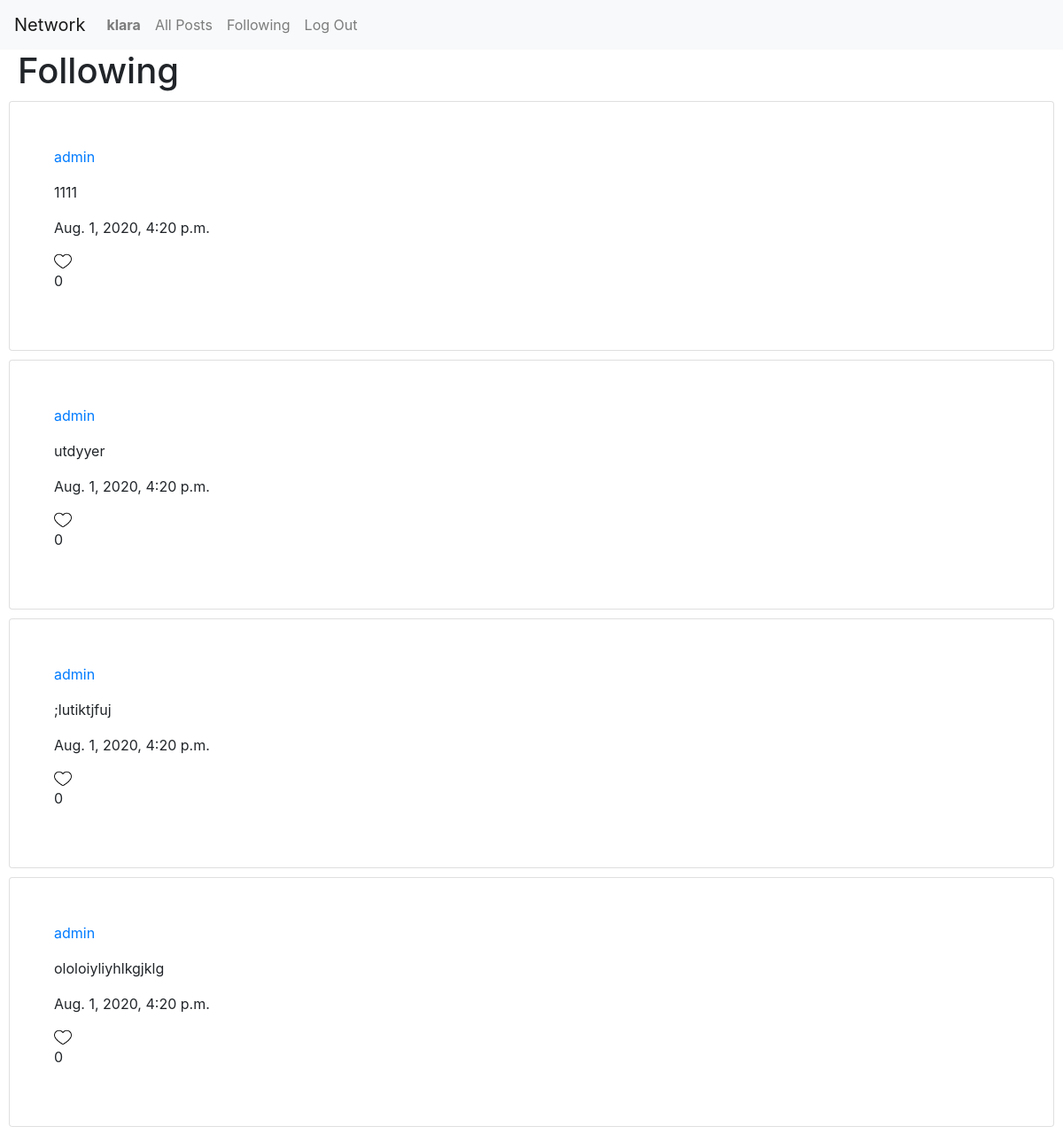
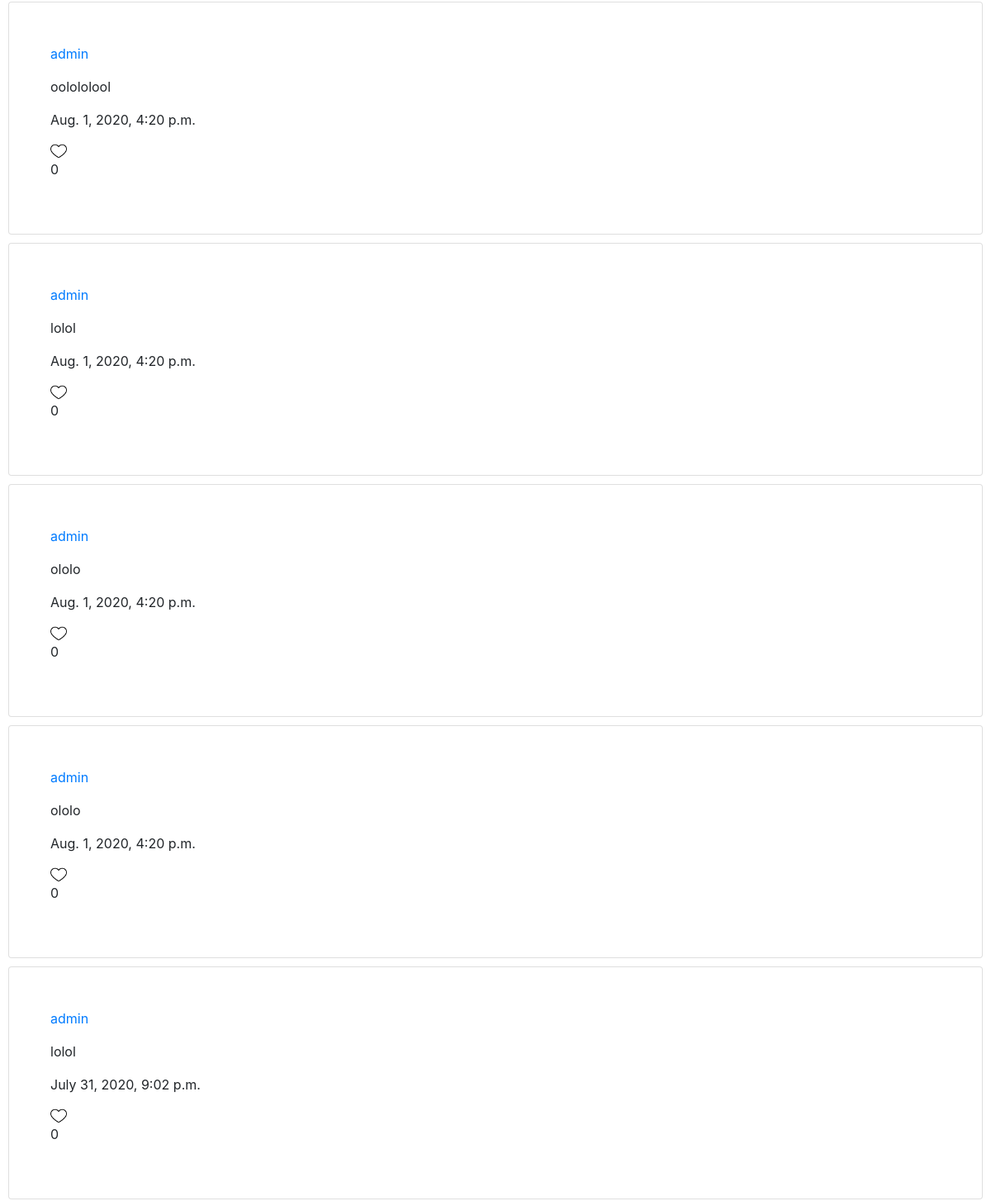
Page /following (signed in, upper part) on the earlier database version (2 pictures, top to bottom).
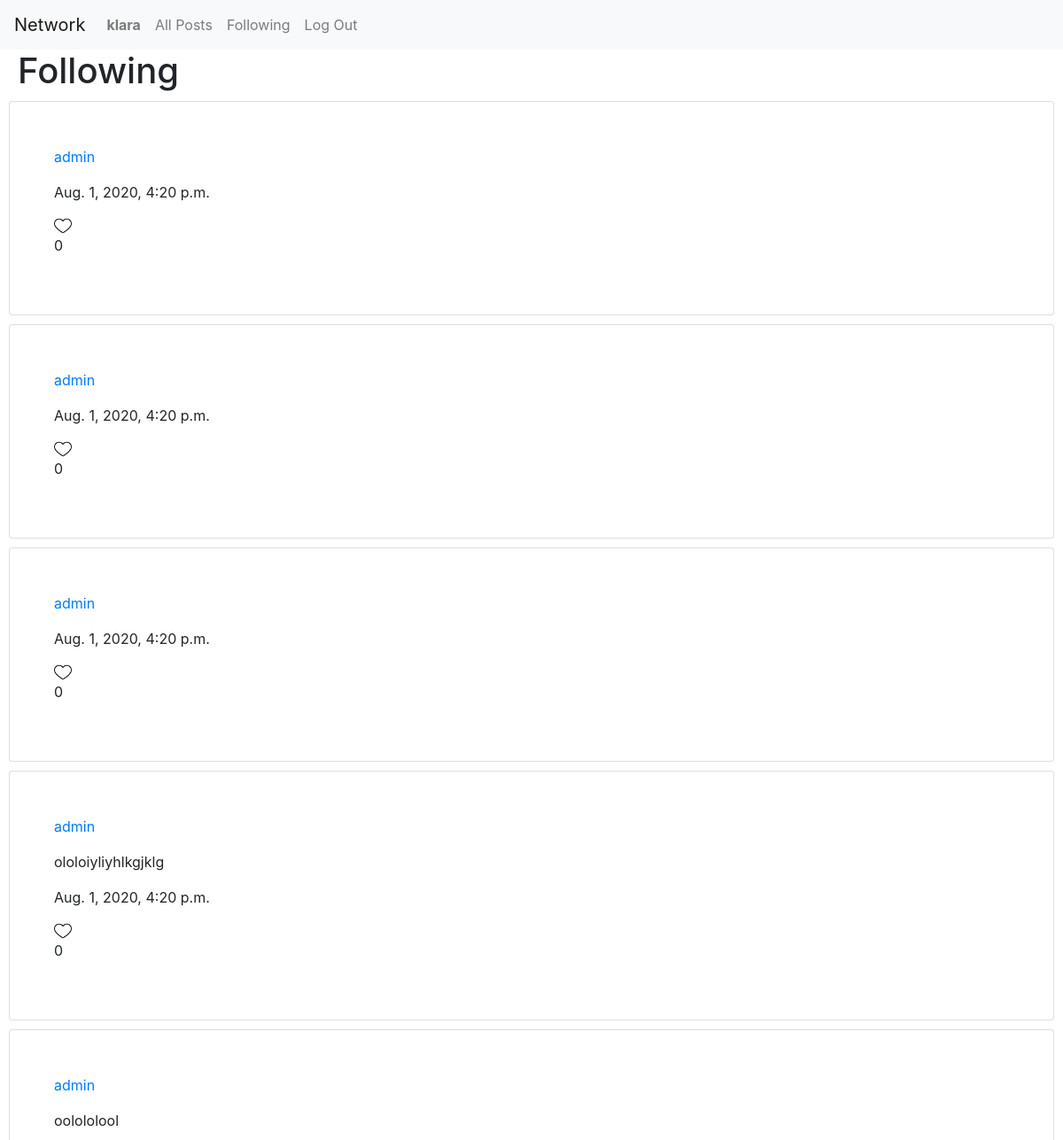
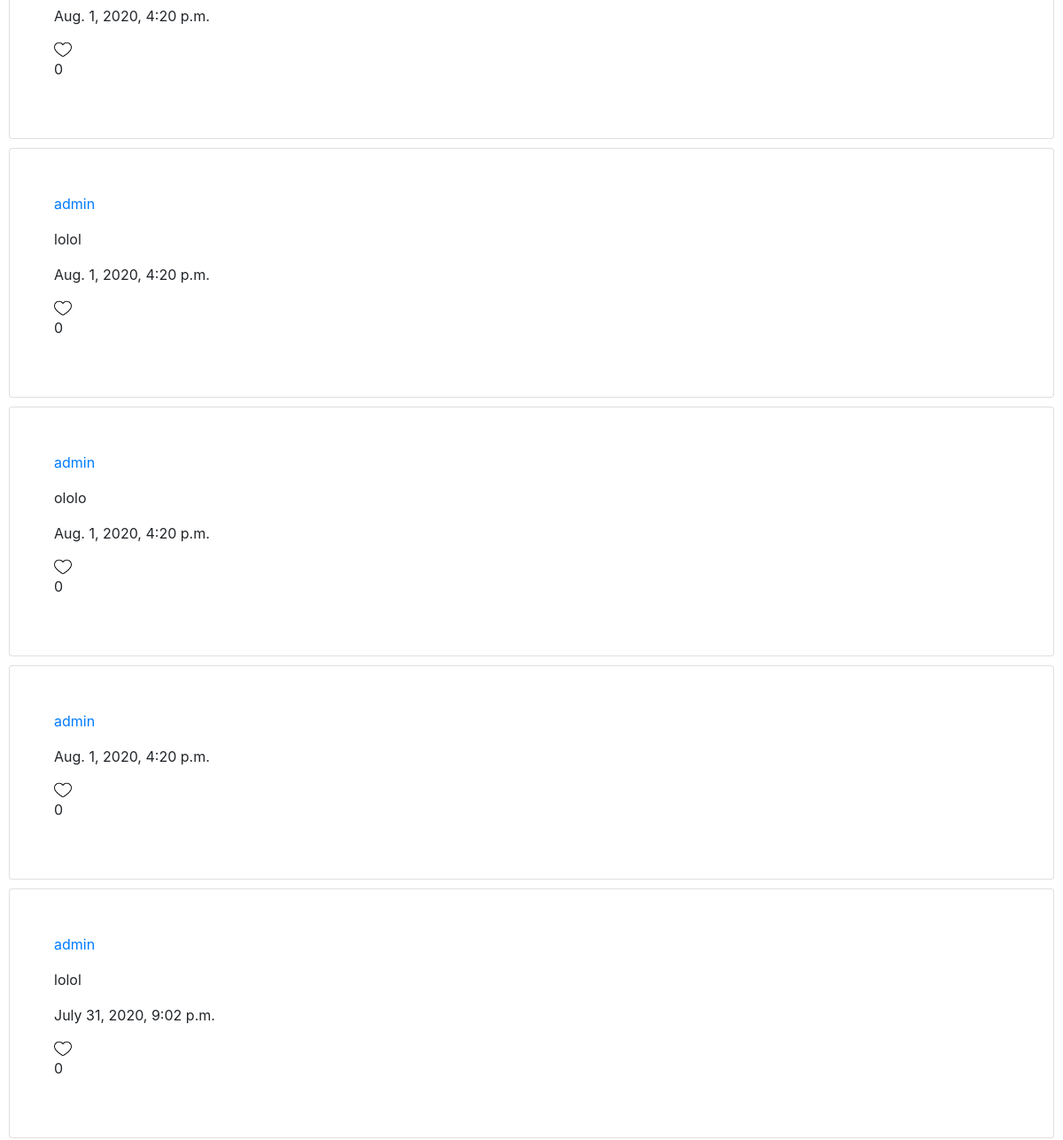
Same page on the later database version (2 pictures, top to bottom).
### network/models.py (models this page shows)
class Post(models.Model):
    user = models.ForeignKey("User", on_delete=models.CASCADE, related_name="poster")
    body = models.TextField(blank=False)
    timestamp = models.DateTimeField(auto_now_add=True)
    likes = models.ManyToManyField("User", blank=True)

class User(AbstractUser):
    pass

### network/views.py (the view)
# urls.py: path("following", views.following, name="following"),
@login_required(login_url='login')
def following(request):
    following_users = Follow.objects.filter(follower = request.user)
    posts = []
    for user in following_users:
        user_posts = Post.objects.filter(user = user.user)
        for post in user_posts:
            posts.append(post)
    posts.sort(key = lambda x: x.timestamp)
    posts = posts[::-1]
    paginated_posts = Paginator(posts, 10)
    page_number = request.GET.get('page')
    page_posts = paginated_posts.get_page(page_number)
    return render(request, "network/following.html", {
            "posts": page_posts
        })

### network/templates/network/following.html (shortened to what this page needs)
{% extends "network/layout.html" %}
{% load static %}
{% block body %}
    <h1 class="h1-headings">Following</h1>
    <div class="posts-view">
        {% for post in posts %}
            <div class="post card" id="post-{{ post.id }}">
                <div class="card-body my-card">
                    <a href="{% url 'user' post.user.id %}"><p>{{ post.user }}</p></a>
                    <p>{{ post.body }}</p>
                    <p>{{ post.timestamp }}</p>
                    {% if request.user in post.likes.all %}
                        <img src="{% static 'network/filled.png' %}" alt="Like button" class="like-button" data-post_id="{{ post.id }}" data-action="unlike" id="liked-{{ post.id }}" style="display: block">
                        <img src="{% static 'network/empty.png' %}" alt="Like button" class="like-button" data-post_id="{{ post.id }}" data-action="like" id="unliked-{{ post.id }}" style="display: none">
                    {% else %}
                        <img src="{% static 'network/empty.png' %}" alt="Like button" class="like-button" data-post_id="{{ post.id }}" data-action="like" id="unliked-{{ post.id }}" style="display: block">
                    {% endif %}
                    <p style="display: inline-block" id="like-count-{{ post.id }}">{{ post.likes.count }}</p>
                </div>
            </div>
        {% endfor %}
    </div>
{% endblock %}

Differences in the rows shown:
changed Post (number 1 of 9 on the later page): body "1111" → (not shown)
changed Post (number 2 of 9 on the later page): body "utdyyer" → (not shown)
changed Post (number 3 of 9 on the later page): body ";lutiktjfuj" → (not shown)
changed Post (number 8 of 9 on the later page): body "ololo" → (not shown)
